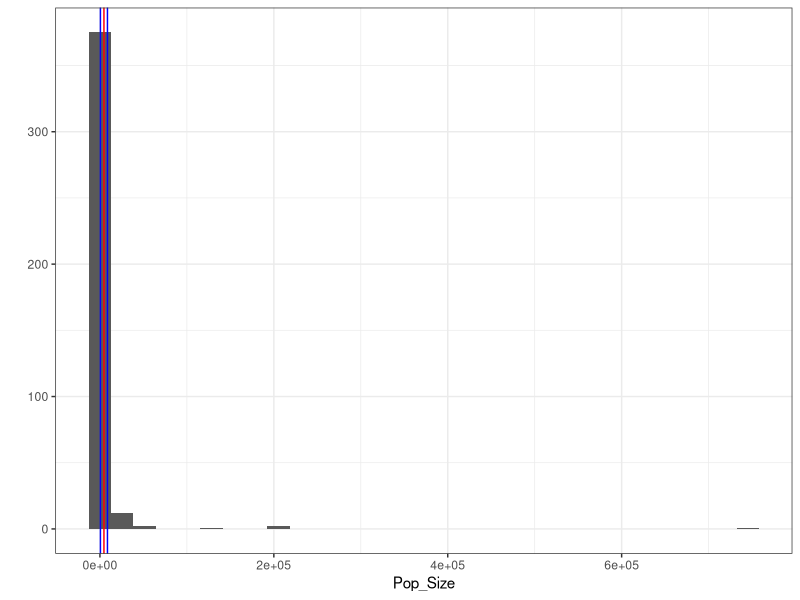
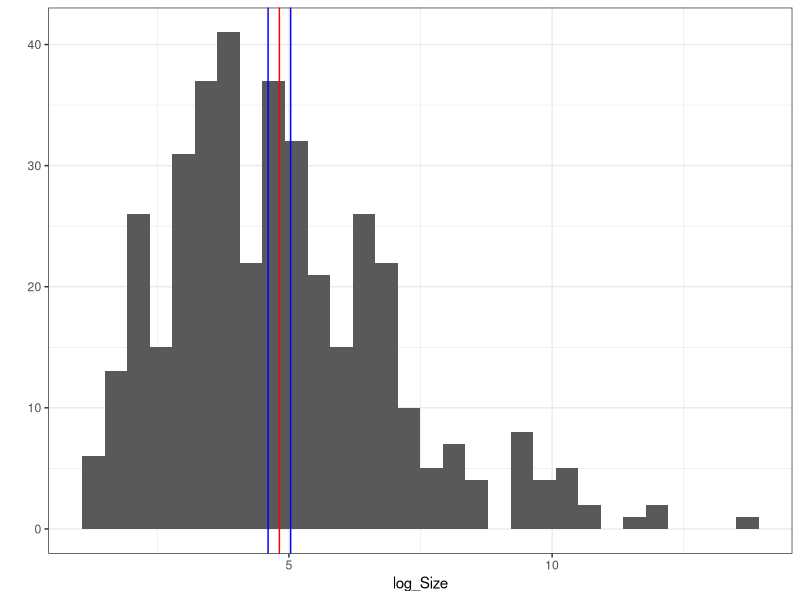
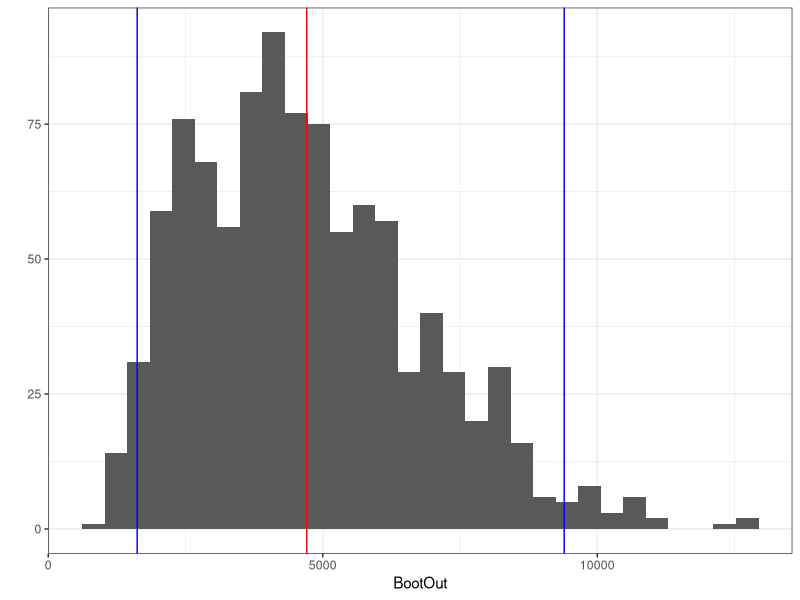
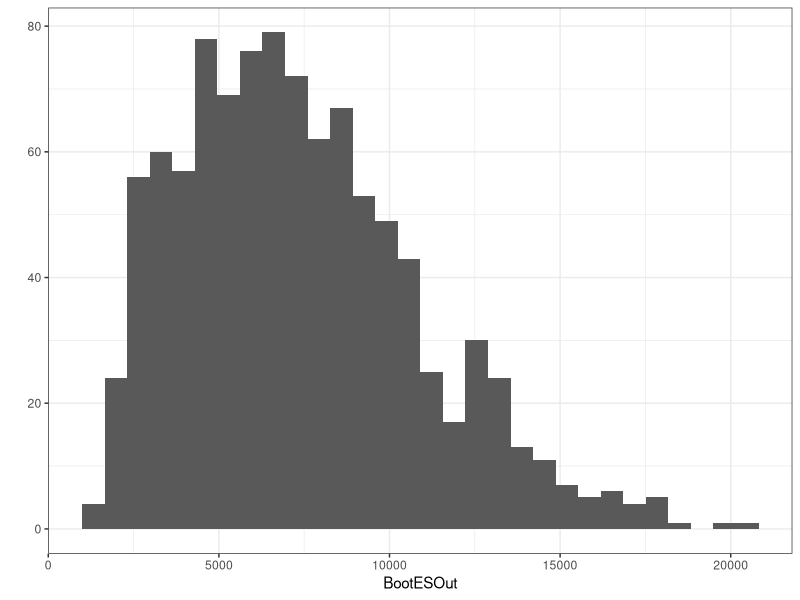
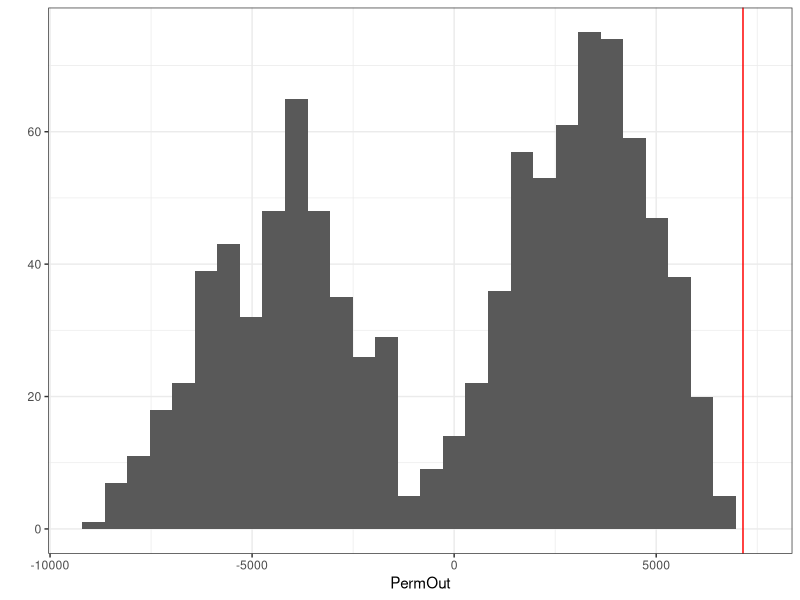
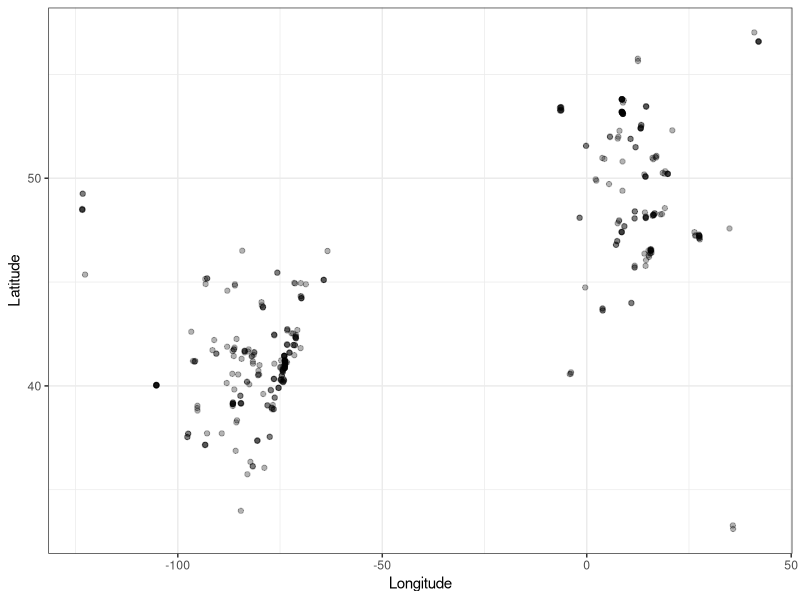

Generate these figures, in order, with R:
## ---- chunk 1
knitr::opts_chunk$set(echo = TRUE)
## ---- chunk 2
GMdat<-read.csv("../EcologyTutorials/GGMFS_Teaching_Data.csv",header=T)
GMsubDat<-GMdat[,c("Longitude","Latitude","Region","Pop_Size")] # Subset to columns of interest
GMsubDat<-GMsubDat[complete.cases(GMsubDat),] # Remove missing data
## ---- chunk 3
# Calculate mean, SE and CI from parametric model
X<-mean(GMsubDat$Pop_Size)
SE<-sd(GMsubDat$Pop_Size)/sqrt(nrow(GMsubDat)-1)
CI<-c(X-SE*1.96,X+SE*1.96)

# Round and print values
X<-round(X)
CI<-round(CI)
paste("Raw mean is:",X)
paste("Raw 95% CI is:",CI[1],"to",CI[2])
## ---- chunk 4
library(ggplot2)
qplot(Pop_Size,data=GMsubDat)+theme_bw()+geom_vline(aes(xintercept=X),colour="red")+geom_vline(aes(xintercept=CI[1]),colour="blue")+geom_vline(aes(xintercept=CI[2]),colour="blue")
## ---- chunk 5
# Calculate mean and 95% CI on transformed data
GMsubDat$log_Size<-log(GMsubDat$Pop_Size)
Xlog<-mean(GMsubDat$log_Size)
SElog<-sd(GMsubDat$log_Size)/sqrt(nrow(GMsubDat)-1)
CIlog<-c(Xlog-SElog*1.96,Xlog+SElog*1.96)

# Plot data + mean + 95% CI
qplot(log_Size,data=GMsubDat)+theme_bw()+geom_vline(aes(xintercept=Xlog),colour="red")+geom_vline(aes(xintercept=CIlog[1]),colour="blue")+geom_vline(aes(xintercept=CIlog[2]),colour="blue")
## ---- chunk 6
# Original
cat("Raw mean is:",X,"\n",
    "Raw 95% CI is:",CI[1],"to",CI[2],"\n")

# Back-Transform from log-scale to original measurement scale
Xlog<-exp(Xlog)
CIlog<-exp(CIlog)

# Round 
Xlog<-round(Xlog)
CIlog<-round(CIlog)
cat("Transformed mean is:",Xlog,"\n",
    "Transformed 95% CI is:",CIlog[1],"to",CIlog[2],"\n")
## ---- chunk 7
Iters<-999 # Number of iterations == the number ot times the mean is resampled 
BootOut<-rep(NA,Iters) # Make an empty vector with # cells = number of iterations
for (i in 1:Iters){
  # Resample the data, calculate the mean, and save it in a vector; repeat
  BootOut[i]<-mean(sample(GMsubDat$Pop_Size,nrow(GMsubDat),replace=T)) 
}
head(BootOut)
## ---- chunk 8
Xboot<-mean(BootOut)
CIlow<-sort(BootOut)[floor(length(BootOut)*0.025)] # Lower 2.5% CI
CIhigh<-sort(BootOut)[ceiling(length(BootOut)*0.975)] # Upper 2.5% CI
CIboot<-c(CIlow,CIhigh)
## ---- chunk 9
# Plot
qplot(BootOut)+theme_bw()+geom_vline(aes(xintercept=Xboot),colour="red")+geom_vline(aes(xintercept=CIlow),colour="blue")+geom_vline(aes(xintercept=CIhigh),colour="blue")
## ---- chunk 10
# Transform bootstrap values
Xboot<-round(Xboot)
CIboot<-round(CIboot)

cat("Raw mean is:",X,"\n",
    "Raw 95% CI is:",CI[1],"to",CI[2],"\n",
    "Transformed mean is:",Xlog,"\n",
    "Transformed 95% CI is:",CIlog[1],"to",CIlog[2],"\n",
    "Bootstrap mean is:",Xboot,"\n",
    "Bootstrap 95% CI is:",CIboot[1],"to",CIboot[2],"\n")
## ---- chunk 11
# Raw data
RawMod<-lm(Pop_Size~Region,data=GMsubDat)
(RawCoef<-summary(RawMod)$coefficients)

# Log-transformed
LogMod<-lm(log_Size~Region,data=GMsubDat)
(LogCoef<-summary(LogMod)$coefficients)
## ---- chunk 12
# Calculate effect size and parametric 95%CI, and round
RawES<-round(RawCoef[2])
RawCI<-round(c(RawCoef[2]-1.96*RawCoef[4],RawCoef[2]+1.96*RawCoef[4]))

# Calculate for log-transformed
LogES<-exp(LogCoef[2])
LogES<-round(LogES)
LogCI<-exp(c(LogCoef[2]-1.96*LogCoef[4],LogCoef[2]+1.96*LogCoef[4]))
LogCI<-round(LogCI)

cat("The effect size based on raw data is:",RawES,"\n",
    "with parametric 95% CI of",RawCI[1],"to",RawCI[2],"\n",
    "The effect size based on transformed data is:","\n",
    LogES,"with parametric 95% CI of",LogCI[1],"to",LogCI[2],"\n")
## ---- chunk 13
Iters<-999 # Number of iterations == the number ot times the mean is resampled 
BootESOut<-rep(NA,Iters) # Make an empty vector with # cells = number of iterations
# Make separate EU/NA groups for resampling
EUpops<-GMsubDat$Pop_Size[grep("Europe",GMsubDat$Region)]
NApops<-GMsubDat$Pop_Size[grep("NorthAm",GMsubDat$Region)]
for (i in 1:Iters){
  # Resample the data, calculate the mean, and save it in a vector; repeat
  BootESOut[i]<-
    mean(sample(NApops,length(NApops),replace=T)) -
    mean(sample(EUpops,length(EUpops),replace=T))
}
head(BootESOut)
## ---- chunk 14
qplot(BootESOut)+theme_bw()
## ---- chunk 15
# Calculate mean & 95% CI
XbootES<-round(mean(BootESOut))
CIlowES<-sort(BootESOut)[floor(length(BootESOut)*0.025)] # Lower 2.5% CI
CIhighES<-sort(BootESOut)[ceiling(length(BootESOut)*0.975)] # Upper 2.5% CI
CIbootES<-round(c(CIlow,CIhigh))

# Compare results
cat("The effect size based on raw data is:",RawES,"\n",
    "with parametric 95% CI of",RawCI[1],"to",RawCI[2],"\n",
    "The effect size based on transformed data is:",LogES,"\n",
    "with parametric 95% CI of",LogCI[1],"to",LogCI[2],"\n",
    "The effect size of the bootstrap model is:",XbootES,"\n",
    "with 95% CI of",CIbootES[1],"to",RawCI[2],"\n")
## ---- chunk 16
Iters<-999 # Number of iterations == the number ot times the mean is resampled 
PermOut<-rep(NA,Iters) # Make an empty vector with # cells = number of iterations
SimDat<-GMsubDat # Make a new dataset for resampling
for (i in 1:Iters){
  # 1. Reshuffle Region labels (sample, without replacement)
  SimDat$Region<-sample(SimDat$Region,replace=F)
  # 2. Calculate effect size and save in output vector
  PermOut[i]<-
    mean(SimDat$Pop_Size[grep("NorthAm",SimDat$Region)]) -
    mean(SimDat$Pop_Size[grep("Europe",SimDat$Region)])
}
head(PermOut)
## ---- chunk 17
# Calculate mean difference of raw data
(RawX<-aggregate(GMsubDat$Pop_Size,list(GMsubDat$Region),mean))
RawDiff<-RawX$x[2]-RawX$x[1]
qplot(PermOut)+theme_bw()+geom_vline(aes(xintercept=RawDiff),colour="red")
## ---- chunk 18
p<-sum(PermOut>RawDiff)/length(PermOut)
paste("The estimated p-value is:",p)
## ---- chunk 19
qplot(Longitude,Latitude,data=GMdat,alpha=I(0.3))+theme_bw()
